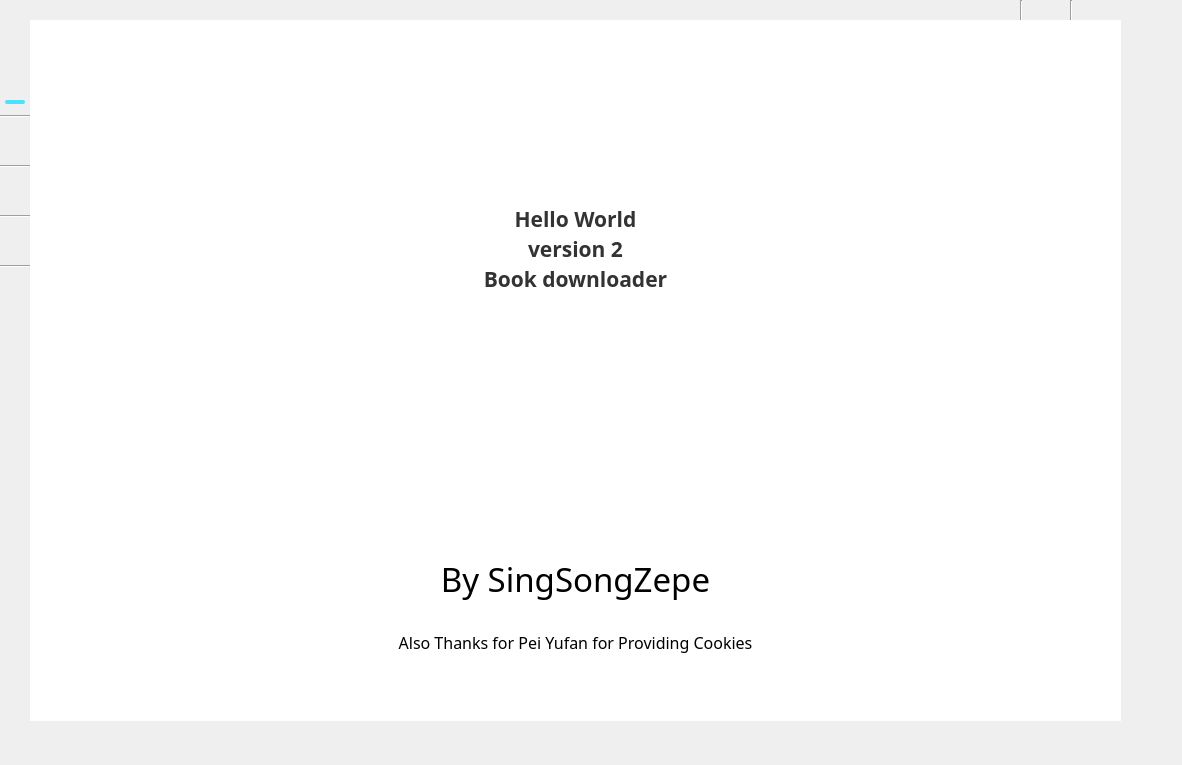
<?xml version="1.0" encoding="UTF-8"?>
<ui version="4.0">
 <class>MainWindow</class>
 <widget class="QMainWindow" name="MainWindow">
  <property name="geometry">
   <rect>
    <x>0</x>
    <y>0</y>
    <width>1182</width>
    <height>765</height>
   </rect>
  </property>
  <property name="font">
   <font>
    <family>Times New Roman</family>
    <pointsize>50</pointsize>
   </font>
  </property>
  <property name="cursor">
   <cursorShape>PointingHandCursor</cursorShape>
  </property>
  <property name="windowTitle">
   <string>MainWindow</string>
  </property>
  <property name="styleSheet">
   <string notr="true">#wgt_main {
	background: #ffffff;
}

#lb_home_selected {
	background: #4ce2ff;
	border-radius: 2px;
}

#wgt_main_home {
	background: #ffffff;
}
#wgt_main_search {
	background: #ffffff;
}
#wgt_main_setting {
	background: #ffffff;
}
#wgt_main_history {
	background: #ffffff;
}
#wgt_main_recommend {
	background: #ffffff;
}

/*
#lb_by {
	color: white;
	background: qlineargradient(spread:pad, x1:0, y1:0, x2:1, y2:0, stop:0 #f7b500, stop:0.5153 #b620e0, stop:1 #4ce2ff);
	border-radius: 10px;
}
#lb_by:pressed {
	background: qlineargradient(spread:pad, x1:0, y1:0, x2:1, y2:0, stop:0 #4ce2ff, stop:0.5153 #b620e0, stop:1 #f7b500);
}
*/
#tb_logue {
	color: #333333;
}

/* search */
#pb_search {
    background: qlineargradient(x1:0, y1:0, x2:1, y2:1, stop:0 #00b4db, stop:1 #0083b0);
    border: none;
    color: white;
    padding: 8px 16px;
    border-radius: 4px;
}
#pb_search:hover {
    background: qlineargradient(x1:0, y1:0, x2:1, y2:1, stop:0 #00d8ff, stop:1 #00a6c4);
}
#pb_search:pressed {
    background: qlineargradient(x1:0, y1:0, x2:1, y2:1, stop:0 #006c8a, stop:1 #004f64);
}
#le_search {
	padding-left: 20px;
	padding-right: 20px;
	border-radius: 4px;
	background: #f0f0f0;
}

/* history */
#lb_history_temp {
	color: #ffffff;
	background: qlineargradient(spread:pad, x1:0, y1:0, x2:1, y2:0, stop:0 #f7b500, stop:0.5153 #b620e0, stop:1 #4ce2ff);
}
#lb_history_search {
	background: #e0e0e0;
}
#lb_history_search:hover {
	background: #f0f0f0;
}
#lb_history_book:hover {
	background: #f0f0f0;
}
#lb_history_clear:hover {
	background: #f0f0f0;
}

/* recommmend */
#lb_recommend_temp {
	color: #ffffff;
	background: qlineargradient(spread:pad, x1:0, y1:0, x2:1, y2:0, stop:0 #f7b500, stop:0.5153 #b620e0, stop:1 #4ce2ff);
}

/* settings */
#wgt_for_sa_settings {
	background: #ffffff;
}
#lb_settings {
	color: #ffffff;
	background: qlineargradient(spread:pad, x1:0, y1:0, x2:1, y2:0, stop:0 #f7b500, stop:0.5153 #b620e0, stop:1 #4ce2ff);
}
#wgt_settings_deco {
	background: #e0e0e0;
}
#lb_setting_search {
	background: #f0f0f0;
	padding-left: 10px;
}</string>
  </property>
  <widget class="QWidget" name="centralwidget">
   <widget class="QWidget" name="wgt_tab" native="true">
    <property name="geometry">
     <rect>
      <x>0</x>
      <y>50</y>
      <width>41</width>
      <height>671</height>
     </rect>
    </property>
    <widget class="Line" name="line_2">
     <property name="geometry">
      <rect>
       <x>0</x>
       <y>115</y>
       <width>30</width>
       <height>3</height>
      </rect>
     </property>
     <property name="orientation">
      <enum>Qt::Horizontal</enum>
     </property>
    </widget>
    <widget class="Line" name="line">
     <property name="geometry">
      <rect>
       <x>0</x>
       <y>65</y>
       <width>30</width>
       <height>3</height>
      </rect>
     </property>
     <property name="orientation">
      <enum>Qt::Horizontal</enum>
     </property>
    </widget>
    <widget class="Line" name="line_3">
     <property name="geometry">
      <rect>
       <x>0</x>
       <y>165</y>
       <width>30</width>
       <height>3</height>
      </rect>
     </property>
     <property name="orientation">
      <enum>Qt::Horizontal</enum>
     </property>
    </widget>
    <widget class="Line" name="line_4">
     <property name="geometry">
      <rect>
       <x>0</x>
       <y>215</y>
       <width>30</width>
       <height>3</height>
      </rect>
     </property>
     <property name="orientation">
      <enum>Qt::Horizontal</enum>
     </property>
    </widget>
    <widget class="QWidget" name="wgt_home" native="true">
     <property name="geometry">
      <rect>
       <x>0</x>
       <y>20</y>
       <width>30</width>
       <height>40</height>
      </rect>
     </property>
     <widget class="QLabel" name="lb_wgt_home">
      <property name="geometry">
       <rect>
        <x>2</x>
        <y>0</y>
        <width>26</width>
        <height>26</height>
       </rect>
      </property>
      <property name="cursor">
       <cursorShape>PointingHandCursor</cursorShape>
      </property>
      <property name="text">
       <string/>
      </property>
     </widget>
     <widget class="QLabel" name="lb_home_selected">
      <property name="geometry">
       <rect>
        <x>5</x>
        <y>30</y>
        <width>20</width>
        <height>4</height>
       </rect>
      </property>
      <property name="text">
       <string/>
      </property>
     </widget>
    </widget>
    <widget class="QWidget" name="wgt_search" native="true">
     <property name="geometry">
      <rect>
       <x>0</x>
       <y>70</y>
       <width>30</width>
       <height>40</height>
      </rect>
     </property>
     <widget class="QLabel" name="lb_wgt_search">
      <property name="geometry">
       <rect>
        <x>2</x>
        <y>0</y>
        <width>26</width>
        <height>26</height>
       </rect>
      </property>
      <property name="cursor">
       <cursorShape>PointingHandCursor</cursorShape>
      </property>
      <property name="text">
       <string/>
      </property>
     </widget>
     <widget class="QLabel" name="lb_search_selected">
      <property name="geometry">
       <rect>
        <x>5</x>
        <y>30</y>
        <width>20</width>
        <height>4</height>
       </rect>
      </property>
      <property name="text">
       <string/>
      </property>
     </widget>
    </widget>
    <widget class="QWidget" name="wgt_recommend" native="true">
     <property name="geometry">
      <rect>
       <x>0</x>
       <y>120</y>
       <width>30</width>
       <height>40</height>
      </rect>
     </property>
     <widget class="QLabel" name="lb_wgt_recommend">
      <property name="geometry">
       <rect>
        <x>2</x>
        <y>0</y>
        <width>26</width>
        <height>26</height>
       </rect>
      </property>
      <property name="cursor">
       <cursorShape>PointingHandCursor</cursorShape>
      </property>
      <property name="text">
       <string/>
      </property>
     </widget>
     <widget class="QLabel" name="lb_recommend_selected">
      <property name="geometry">
       <rect>
        <x>5</x>
        <y>30</y>
        <width>20</width>
        <height>4</height>
       </rect>
      </property>
      <property name="text">
       <string/>
      </property>
     </widget>
    </widget>
    <widget class="QWidget" name="wgt_history" native="true">
     <property name="geometry">
      <rect>
       <x>0</x>
       <y>170</y>
       <width>30</width>
       <height>40</height>
      </rect>
     </property>
     <widget class="QLabel" name="lb_wgt_history">
      <property name="geometry">
       <rect>
        <x>2</x>
        <y>0</y>
        <width>26</width>
        <height>26</height>
       </rect>
      </property>
      <property name="cursor">
       <cursorShape>PointingHandCursor</cursorShape>
      </property>
      <property name="text">
       <string/>
      </property>
     </widget>
     <widget class="QLabel" name="lb_history_selected">
      <property name="geometry">
       <rect>
        <x>5</x>
        <y>30</y>
        <width>20</width>
        <height>4</height>
       </rect>
      </property>
      <property name="text">
       <string/>
      </property>
     </widget>
    </widget>
    <widget class="QWidget" name="wgt_setting" native="true">
     <property name="geometry">
      <rect>
       <x>0</x>
       <y>220</y>
       <width>30</width>
       <height>40</height>
      </rect>
     </property>
     <widget class="QLabel" name="lb_wgt_setting">
      <property name="geometry">
       <rect>
        <x>2</x>
        <y>0</y>
        <width>26</width>
        <height>26</height>
       </rect>
      </property>
      <property name="cursor">
       <cursorShape>PointingHandCursor</cursorShape>
      </property>
      <property name="text">
       <string/>
      </property>
     </widget>
     <widget class="QLabel" name="lb_setting_selected">
      <property name="geometry">
       <rect>
        <x>5</x>
        <y>30</y>
        <width>20</width>
        <height>4</height>
       </rect>
      </property>
      <property name="text">
       <string/>
      </property>
     </widget>
    </widget>
   </widget>
   <widget class="QWidget" name="wgt_head" native="true">
    <property name="geometry">
     <rect>
      <x>0</x>
      <y>0</y>
      <width>71</width>
      <height>71</height>
     </rect>
    </property>
    <widget class="QLabel" name="lb_head">
     <property name="geometry">
      <rect>
       <x>0</x>
       <y>0</y>
       <width>71</width>
       <height>71</height>
      </rect>
     </property>
     <property name="text">
      <string/>
     </property>
    </widget>
   </widget>
   <widget class="QWidget" name="wgt_bar" native="true">
    <property name="geometry">
     <rect>
      <x>50</x>
      <y>0</y>
      <width>1071</width>
      <height>21</height>
     </rect>
    </property>
    <widget class="QLabel" name="lb_quit">
     <property name="geometry">
      <rect>
       <x>1035</x>
       <y>0</y>
       <width>20</width>
       <height>20</height>
      </rect>
     </property>
     <property name="cursor">
      <cursorShape>PointingHandCursor</cursorShape>
     </property>
     <property name="text">
      <string/>
     </property>
    </widget>
    <widget class="QLabel" name="lb_minimize">
     <property name="geometry">
      <rect>
       <x>985</x>
       <y>0</y>
       <width>20</width>
       <height>20</height>
      </rect>
     </property>
     <property name="cursor">
      <cursorShape>PointingHandCursor</cursorShape>
     </property>
     <property name="text">
      <string/>
     </property>
    </widget>
    <widget class="QLabel" name="lb_full">
     <property name="geometry">
      <rect>
       <x>935</x>
       <y>0</y>
       <width>20</width>
       <height>20</height>
      </rect>
     </property>
     <property name="cursor">
      <cursorShape>PointingHandCursor</cursorShape>
     </property>
     <property name="text">
      <string/>
     </property>
    </widget>
    <widget class="Line" name="line_5">
     <property name="geometry">
      <rect>
       <x>970</x>
       <y>0</y>
       <width>3</width>
       <height>31</height>
      </rect>
     </property>
     <property name="orientation">
      <enum>Qt::Vertical</enum>
     </property>
    </widget>
    <widget class="Line" name="line_6">
     <property name="geometry">
      <rect>
       <x>1020</x>
       <y>0</y>
       <width>3</width>
       <height>31</height>
      </rect>
     </property>
     <property name="orientation">
      <enum>Qt::Vertical</enum>
     </property>
    </widget>
   </widget>
   <widget class="QWidget" name="wgt_main" native="true">
    <property name="geometry">
     <rect>
      <x>30</x>
      <y>20</y>
      <width>1091</width>
      <height>701</height>
     </rect>
    </property>
    <widget class="QWidget" name="wgt_main_home" native="true">
     <property name="geometry">
      <rect>
       <x>0</x>
       <y>0</y>
       <width>1091</width>
       <height>701</height>
      </rect>
     </property>
     <widget class="QWidget" name="verticalLayoutWidget">
      <property name="geometry">
       <rect>
        <x>0</x>
        <y>30</y>
        <width>1091</width>
        <height>80</height>
       </rect>
      </property>
      <layout class="QVBoxLayout" name="vl_slibrary">
       <item>
        <widget class="QLabel" name="lb_slibrary">
         <property name="text">
          <string/>
         </property>
         <property name="pixmap">
          <pixmap>../res/img/slibrary.png</pixmap>
         </property>
         <property name="scaledContents">
          <bool>false</bool>
         </property>
         <property name="alignment">
          <set>Qt::AlignCenter</set>
         </property>
        </widget>
       </item>
      </layout>
     </widget>
     <widget class="QWidget" name="verticalLayoutWidget_2">
      <property name="geometry">
       <rect>
        <x>10</x>
        <y>530</y>
        <width>1071</width>
        <height>121</height>
       </rect>
      </property>
      <layout class="QVBoxLayout" name="vl_by">
       <item>
        <widget class="QLabel" name="lb_by">
         <property name="font">
          <font>
           <family>Agency FB</family>
           <pointsize>25</pointsize>
          </font>
         </property>
         <property name="text">
          <string>By SingSongZepe</string>
         </property>
         <property name="alignment">
          <set>Qt::AlignCenter</set>
         </property>
        </widget>
       </item>
       <item>
        <widget class="QLabel" name="lb_thanks">
         <property name="font">
          <font>
           <family>Agency FB</family>
           <pointsize>12</pointsize>
          </font>
         </property>
         <property name="text">
          <string>Also Thanks for Pei Yufan for Providing Cookies</string>
         </property>
         <property name="textFormat">
          <enum>Qt::AutoText</enum>
         </property>
         <property name="alignment">
          <set>Qt::AlignCenter</set>
         </property>
        </widget>
       </item>
      </layout>
     </widget>
     <widget class="QWidget" name="verticalLayoutWidget_3">
      <property name="geometry">
       <rect>
        <x>0</x>
        <y>180</y>
        <width>1091</width>
        <height>141</height>
       </rect>
      </property>
      <layout class="QVBoxLayout" name="vl_logue">
       <item>
        <widget class="QTextBrowser" name="tb_logue">
         <property name="enabled">
          <bool>true</bool>
         </property>
         <property name="font">
          <font>
           <family>ScriptS</family>
           <pointsize>16</pointsize>
          </font>
         </property>
         <property name="layoutDirection">
          <enum>Qt::LeftToRight</enum>
         </property>
         <property name="frameShape">
          <enum>QFrame::NoFrame</enum>
         </property>
         <property name="html">
          <string>&lt;!DOCTYPE HTML PUBLIC &quot;-//W3C//DTD HTML 4.0//EN&quot; &quot;http://www.w3.org/TR/REC-html40/strict.dtd&quot;&gt;
&lt;html&gt;&lt;head&gt;&lt;meta name=&quot;qrichtext&quot; content=&quot;1&quot; /&gt;&lt;style type=&quot;text/css&quot;&gt;
p, li { white-space: pre-wrap; }
&lt;/style&gt;&lt;/head&gt;&lt;body style=&quot; font-family:'ScriptS'; font-size:16pt; font-weight:400; font-style:normal;&quot;&gt;
&lt;p align=&quot;center&quot; style=&quot; margin-top:0px; margin-bottom:0px; margin-left:0px; margin-right:0px; -qt-block-indent:0; text-indent:0px;&quot;&gt;&lt;span style=&quot; font-weight:600; color:#333333;&quot;&gt;Hello World&lt;/span&gt;&lt;/p&gt;
&lt;p align=&quot;center&quot; style=&quot; margin-top:0px; margin-bottom:0px; margin-left:0px; margin-right:0px; -qt-block-indent:0; text-indent:0px;&quot;&gt;&lt;span style=&quot; font-weight:600; color:#333333;&quot;&gt;version 2&lt;/span&gt;&lt;/p&gt;
&lt;p align=&quot;center&quot; style=&quot; margin-top:0px; margin-bottom:0px; margin-left:0px; margin-right:0px; -qt-block-indent:0; text-indent:0px;&quot;&gt;&lt;span style=&quot; font-weight:600; color:#333333;&quot;&gt;Book downloader&lt;/span&gt;&lt;/p&gt;&lt;/body&gt;&lt;/html&gt;</string>
         </property>
        </widget>
       </item>
      </layout>
     </widget>
    </widget>
    <widget class="QWidget" name="wgt_main_search" native="true">
     <property name="geometry">
      <rect>
       <x>0</x>
       <y>0</y>
       <width>1091</width>
       <height>701</height>
      </rect>
     </property>
     <widget class="QWidget" name="wgt_result" native="true">
      <property name="geometry">
       <rect>
        <x>30</x>
        <y>220</y>
        <width>1031</width>
        <height>481</height>
       </rect>
      </property>
      <widget class="Line" name="line_7">
       <property name="geometry">
        <rect>
         <x>0</x>
         <y>0</y>
         <width>3</width>
         <height>481</height>
        </rect>
       </property>
       <property name="sizePolicy">
        <sizepolicy hsizetype="Fixed" vsizetype="Minimum">
         <horstretch>0</horstretch>
         <verstretch>0</verstretch>
        </sizepolicy>
       </property>
       <property name="orientation">
        <enum>Qt::Vertical</enum>
       </property>
      </widget>
      <widget class="Line" name="line_8">
       <property name="geometry">
        <rect>
         <x>0</x>
         <y>0</y>
         <width>1031</width>
         <height>3</height>
        </rect>
       </property>
       <property name="orientation">
        <enum>Qt::Horizontal</enum>
       </property>
      </widget>
      <widget class="Line" name="line_9">
       <property name="geometry">
        <rect>
         <x>1030</x>
         <y>0</y>
         <width>3</width>
         <height>481</height>
        </rect>
       </property>
       <property name="sizePolicy">
        <sizepolicy hsizetype="Fixed" vsizetype="Minimum">
         <horstretch>0</horstretch>
         <verstretch>0</verstretch>
        </sizepolicy>
       </property>
       <property name="orientation">
        <enum>Qt::Vertical</enum>
       </property>
      </widget>
     </widget>
     <widget class="QWidget" name="verticalLayoutWidget_6">
      <property name="geometry">
       <rect>
        <x>100</x>
        <y>60</y>
        <width>881</width>
        <height>81</height>
       </rect>
      </property>
      <layout class="QVBoxLayout" name="vl_wgt_search_ctan">
       <property name="spacing">
        <number>0</number>
       </property>
       <property name="sizeConstraint">
        <enum>QLayout::SetMaximumSize</enum>
       </property>
       <item>
        <widget class="QWidget" name="wgt_le_search_ctan" native="true">
         <widget class="QLineEdit" name="le_search">
          <property name="geometry">
           <rect>
            <x>50</x>
            <y>10</y>
            <width>721</width>
            <height>60</height>
           </rect>
          </property>
          <property name="font">
           <font>
            <family>Times New Roman</family>
            <pointsize>14</pointsize>
           </font>
          </property>
          <property name="autoFillBackground">
           <bool>false</bool>
          </property>
          <property name="inputMask">
           <string/>
          </property>
          <property name="text">
           <string/>
          </property>
          <property name="maxLength">
           <number>49</number>
          </property>
          <property name="frame">
           <bool>true</bool>
          </property>
          <property name="placeholderText">
           <string>Search Book</string>
          </property>
         </widget>
         <widget class="QPushButton" name="pb_search">
          <property name="geometry">
           <rect>
            <x>740</x>
            <y>10</y>
            <width>91</width>
            <height>60</height>
           </rect>
          </property>
          <property name="font">
           <font>
            <family>Times New Roman</family>
            <pointsize>12</pointsize>
           </font>
          </property>
          <property name="cursor">
           <cursorShape>PointingHandCursor</cursorShape>
          </property>
          <property name="text">
           <string>Search</string>
          </property>
         </widget>
        </widget>
       </item>
      </layout>
     </widget>
     <widget class="Line" name="line_12">
      <property name="geometry">
       <rect>
        <x>0</x>
        <y>180</y>
        <width>1090</width>
        <height>3</height>
       </rect>
      </property>
      <property name="orientation">
       <enum>Qt::Horizontal</enum>
      </property>
     </widget>
    </widget>
    <widget class="QWidget" name="wgt_main_history" native="true">
     <property name="geometry">
      <rect>
       <x>0</x>
       <y>0</y>
       <width>1091</width>
       <height>701</height>
      </rect>
     </property>
     <widget class="QLabel" name="lb_history_book">
      <property name="geometry">
       <rect>
        <x>60</x>
        <y>110</y>
        <width>51</width>
        <height>51</height>
       </rect>
      </property>
      <property name="cursor">
       <cursorShape>PointingHandCursor</cursorShape>
      </property>
      <property name="styleSheet">
       <string notr="true"/>
      </property>
      <property name="frameShape">
       <enum>QFrame::Box</enum>
      </property>
      <property name="frameShadow">
       <enum>QFrame::Sunken</enum>
      </property>
      <property name="text">
       <string/>
      </property>
      <property name="scaledContents">
       <bool>true</bool>
      </property>
     </widget>
     <widget class="QLabel" name="lb_history_search">
      <property name="geometry">
       <rect>
        <x>60</x>
        <y>60</y>
        <width>51</width>
        <height>51</height>
       </rect>
      </property>
      <property name="frameShape">
       <enum>QFrame::Box</enum>
      </property>
      <property name="frameShadow">
       <enum>QFrame::Sunken</enum>
      </property>
      <property name="text">
       <string/>
      </property>
     </widget>
     <widget class="QLabel" name="lb_history_temp">
      <property name="geometry">
       <rect>
        <x>110</x>
        <y>60</y>
        <width>871</width>
        <height>51</height>
       </rect>
      </property>
      <property name="font">
       <font>
        <family>Agency FB</family>
        <pointsize>20</pointsize>
        <weight>50</weight>
        <bold>false</bold>
       </font>
      </property>
      <property name="text">
       <string>Search</string>
      </property>
      <property name="alignment">
       <set>Qt::AlignCenter</set>
      </property>
     </widget>
     <widget class="QWidget" name="wgt_history_book" native="true">
      <property name="geometry">
       <rect>
        <x>110</x>
        <y>110</y>
        <width>871</width>
        <height>591</height>
       </rect>
      </property>
      <property name="styleSheet">
       <string notr="true"/>
      </property>
     </widget>
     <widget class="QWidget" name="wgt_history_search" native="true">
      <property name="geometry">
       <rect>
        <x>110</x>
        <y>110</y>
        <width>871</width>
        <height>591</height>
       </rect>
      </property>
      <property name="styleSheet">
       <string notr="true"/>
      </property>
     </widget>
     <widget class="QLabel" name="lb_history_clear">
      <property name="geometry">
       <rect>
        <x>60</x>
        <y>160</y>
        <width>51</width>
        <height>51</height>
       </rect>
      </property>
      <property name="cursor">
       <cursorShape>PointingHandCursor</cursorShape>
      </property>
      <property name="styleSheet">
       <string notr="true"/>
      </property>
      <property name="frameShape">
       <enum>QFrame::Box</enum>
      </property>
      <property name="frameShadow">
       <enum>QFrame::Sunken</enum>
      </property>
      <property name="text">
       <string/>
      </property>
      <property name="scaledContents">
       <bool>true</bool>
      </property>
     </widget>
     <zorder>wgt_history_book</zorder>
     <zorder>wgt_history_search</zorder>
     <zorder>lb_history_book</zorder>
     <zorder>lb_history_search</zorder>
     <zorder>lb_history_temp</zorder>
     <zorder>lb_history_clear</zorder>
    </widget>
    <widget class="QWidget" name="wgt_main_recommend" native="true">
     <property name="geometry">
      <rect>
       <x>0</x>
       <y>0</y>
       <width>1091</width>
       <height>701</height>
      </rect>
     </property>
     <widget class="QLabel" name="lb_recommend_cg">
      <property name="geometry">
       <rect>
        <x>30</x>
        <y>60</y>
        <width>51</width>
        <height>51</height>
       </rect>
      </property>
      <property name="frameShape">
       <enum>QFrame::Box</enum>
      </property>
      <property name="frameShadow">
       <enum>QFrame::Sunken</enum>
      </property>
      <property name="text">
       <string/>
      </property>
      <property name="pixmap">
       <pixmap>../res/img/change.png</pixmap>
      </property>
      <property name="scaledContents">
       <bool>true</bool>
      </property>
     </widget>
     <widget class="QLabel" name="lb_recommend_temp">
      <property name="geometry">
       <rect>
        <x>80</x>
        <y>60</y>
        <width>931</width>
        <height>51</height>
       </rect>
      </property>
      <property name="font">
       <font>
        <family>Agency FB</family>
        <pointsize>20</pointsize>
       </font>
      </property>
      <property name="text">
       <string>Recommend</string>
      </property>
      <property name="alignment">
       <set>Qt::AlignCenter</set>
      </property>
     </widget>
     <widget class="QWidget" name="wgt_recommend_book" native="true">
      <property name="geometry">
       <rect>
        <x>30</x>
        <y>110</y>
        <width>1031</width>
        <height>591</height>
       </rect>
      </property>
      <widget class="Line" name="line_10">
       <property name="geometry">
        <rect>
         <x>0</x>
         <y>0</y>
         <width>3</width>
         <height>591</height>
        </rect>
       </property>
       <property name="orientation">
        <enum>Qt::Vertical</enum>
       </property>
      </widget>
      <widget class="Line" name="line_11">
       <property name="geometry">
        <rect>
         <x>1030</x>
         <y>0</y>
         <width>3</width>
         <height>591</height>
        </rect>
       </property>
       <property name="orientation">
        <enum>Qt::Vertical</enum>
       </property>
      </widget>
     </widget>
     <widget class="QLabel" name="lb_recommend_cgn">
      <property name="geometry">
       <rect>
        <x>1010</x>
        <y>60</y>
        <width>51</width>
        <height>51</height>
       </rect>
      </property>
      <property name="frameShape">
       <enum>QFrame::Box</enum>
      </property>
      <property name="frameShadow">
       <enum>QFrame::Sunken</enum>
      </property>
      <property name="text">
       <string/>
      </property>
      <property name="pixmap">
       <pixmap>../res/img/change.png</pixmap>
      </property>
      <property name="scaledContents">
       <bool>true</bool>
      </property>
     </widget>
    </widget>
    <widget class="QWidget" name="wgt_main_setting" native="true">
     <property name="geometry">
      <rect>
       <x>0</x>
       <y>0</y>
       <width>1091</width>
       <height>701</height>
      </rect>
     </property>
     <widget class="QWidget" name="wgt_main_setting_inner" native="true">
      <property name="geometry">
       <rect>
        <x>30</x>
        <y>100</y>
        <width>1031</width>
        <height>601</height>
       </rect>
      </property>
      <widget class="QScrollArea" name="sa_settings">
       <property name="geometry">
        <rect>
         <x>0</x>
         <y>0</y>
         <width>1031</width>
         <height>601</height>
        </rect>
       </property>
       <property name="widgetResizable">
        <bool>true</bool>
       </property>
       <widget class="QWidget" name="sawc_settings">
        <property name="geometry">
         <rect>
          <x>0</x>
          <y>0</y>
          <width>1029</width>
          <height>599</height>
         </rect>
        </property>
        <widget class="QWidget" name="wgt_for_sa_settings" native="true">
         <property name="geometry">
          <rect>
           <x>0</x>
           <y>0</y>
           <width>1031</width>
           <height>601</height>
          </rect>
         </property>
         <widget class="QWidget" name="wgt_settings_deco" native="true">
          <property name="geometry">
           <rect>
            <x>40</x>
            <y>0</y>
            <width>10</width>
            <height>51</height>
           </rect>
          </property>
         </widget>
         <widget class="QLabel" name="lb_setting_search">
          <property name="geometry">
           <rect>
            <x>50</x>
            <y>0</y>
            <width>251</width>
            <height>51</height>
           </rect>
          </property>
          <property name="font">
           <font>
            <family>Times New Roman</family>
            <pointsize>14</pointsize>
           </font>
          </property>
          <property name="text">
           <string>Search Setting</string>
          </property>
         </widget>
         <widget class="QWidget" name="wgt_optional" native="true">
          <property name="geometry">
           <rect>
            <x>40</x>
            <y>50</y>
            <width>261</width>
            <height>551</height>
           </rect>
          </property>
          <widget class="QComboBox" name="comb_search_type">
           <property name="geometry">
            <rect>
             <x>20</x>
             <y>20</y>
             <width>111</width>
             <height>31</height>
            </rect>
           </property>
           <property name="maxVisibleItems">
            <number>2</number>
           </property>
           <property name="maxCount">
            <number>2</number>
           </property>
           <property name="duplicatesEnabled">
            <bool>true</bool>
           </property>
           <item>
            <property name="text">
             <string>general</string>
            </property>
           </item>
           <item>
            <property name="text">
             <string>fulltext</string>
            </property>
           </item>
          </widget>
          <widget class="QCheckBox" name="cb_from_year">
           <property name="geometry">
            <rect>
             <x>20</x>
             <y>60</y>
             <width>111</width>
             <height>31</height>
            </rect>
           </property>
           <property name="text">
            <string>From Year</string>
           </property>
          </widget>
          <widget class="QCheckBox" name="cb_extensions">
           <property name="geometry">
            <rect>
             <x>20</x>
             <y>150</y>
             <width>111</width>
             <height>31</height>
            </rect>
           </property>
           <property name="text">
            <string>Extensions</string>
           </property>
          </widget>
          <widget class="QCheckBox" name="cb_book_nums">
           <property name="geometry">
            <rect>
             <x>20</x>
             <y>210</y>
             <width>111</width>
             <height>31</height>
            </rect>
           </property>
           <property name="text">
            <string>Book Nums</string>
           </property>
          </widget>
          <widget class="QCheckBox" name="cb_to_year">
           <property name="geometry">
            <rect>
             <x>20</x>
             <y>90</y>
             <width>111</width>
             <height>31</height>
            </rect>
           </property>
           <property name="text">
            <string>To Year</string>
           </property>
          </widget>
          <widget class="QCheckBox" name="cb_languages">
           <property name="geometry">
            <rect>
             <x>20</x>
             <y>120</y>
             <width>111</width>
             <height>31</height>
            </rect>
           </property>
           <property name="text">
            <string>Languages</string>
           </property>
          </widget>
          <widget class="QCheckBox" name="cb_exact_matching">
           <property name="geometry">
            <rect>
             <x>20</x>
             <y>180</y>
             <width>141</width>
             <height>31</height>
            </rect>
           </property>
           <property name="text">
            <string>Exact Matching</string>
           </property>
          </widget>
         </widget>
        </widget>
       </widget>
      </widget>
     </widget>
     <widget class="QLabel" name="lb_settings">
      <property name="geometry">
       <rect>
        <x>30</x>
        <y>50</y>
        <width>1031</width>
        <height>51</height>
       </rect>
      </property>
      <property name="font">
       <font>
        <family>Agency FB</family>
        <pointsize>20</pointsize>
       </font>
      </property>
      <property name="text">
       <string>Settings</string>
      </property>
      <property name="alignment">
       <set>Qt::AlignCenter</set>
      </property>
     </widget>
    </widget>
    <zorder>wgt_main_search</zorder>
    <zorder>wgt_main_setting</zorder>
    <zorder>wgt_main_history</zorder>
    <zorder>wgt_main_recommend</zorder>
    <zorder>wgt_main_home</zorder>
   </widget>
   <zorder>wgt_tab</zorder>
   <zorder>wgt_bar</zorder>
   <zorder>wgt_main</zorder>
   <zorder>wgt_head</zorder>
  </widget>
 </widget>
 <resources/>
 <connections/>
</ui>
